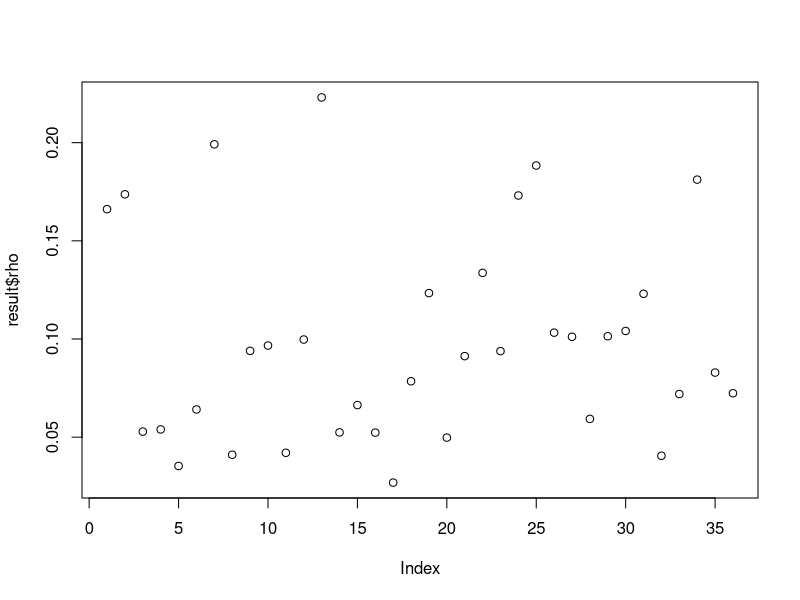
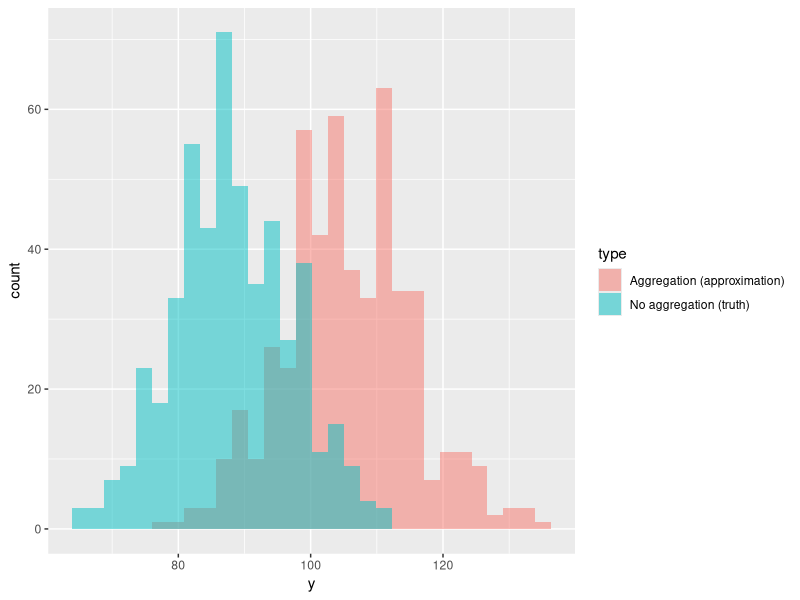
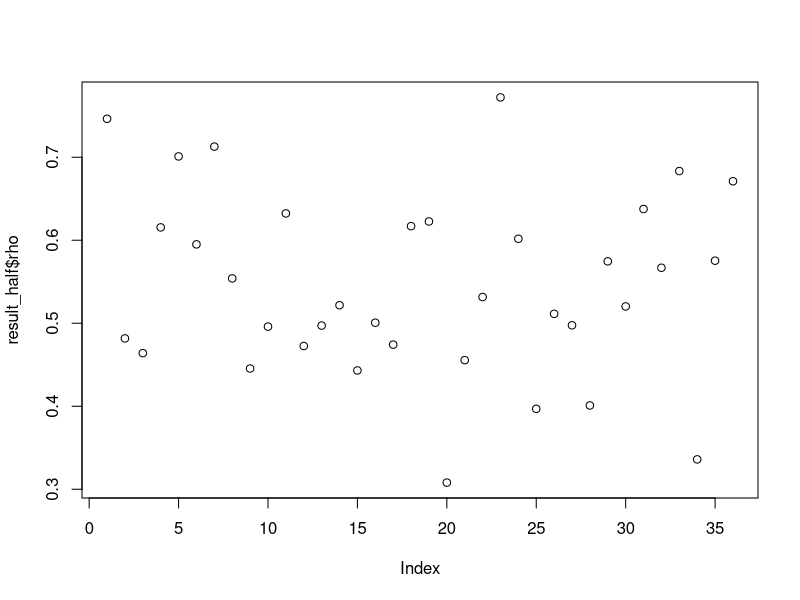
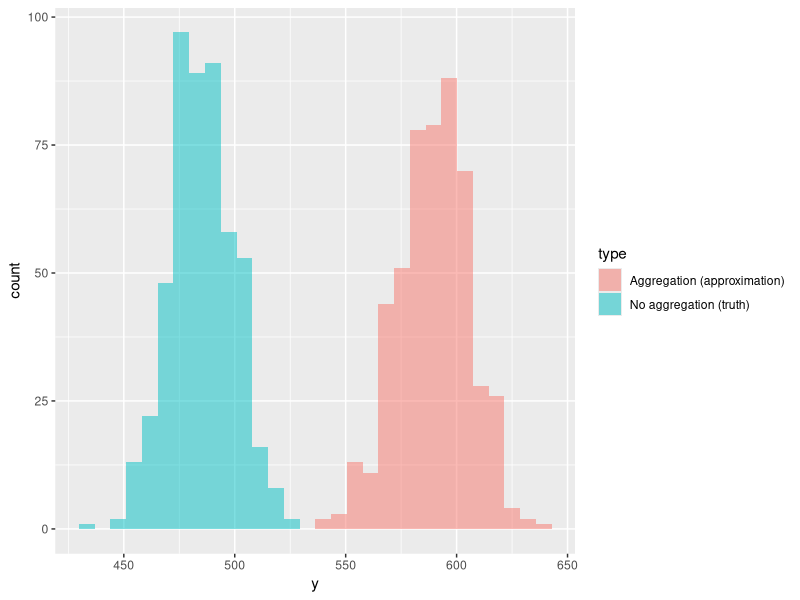

Write R code to recreate these figures, in order.
## ---- chunk 1
logistic <- function(x) {
  exp(x) / (1 + exp(x))
}

library(ggplot2)
library(magrittr)
## ---- chunk 2
experiment <- function(nsim, n, phi_mean, phi_sd, y_sample_size) {
  phi <- rnorm(n, phi_mean, phi_sd)
  rho <- logistic(phi)
  m <- rep(y_sample_size, n)
  
  # Without aggregation
  y <- replicate(nsim, rbinom(y_sample_size, m, rho), simplify = FALSE)
  y <- lapply(y, sum)
  
  # With aggregation (at the level of the latent field)
  y_agg <- replicate(nsim, rbinom(1, sum(m), mean(rho)), simplify = FALSE)
  
  return(list(y = unlist(y), y_agg = unlist(y_agg), phi = phi, rho = rho))
}
## ---- chunk 3
nsim <- 500
n <- 36
result <- experiment(nsim, n, -2.5, 0.5, 30)
## ---- chunk 4
plot(result$rho)
## ---- chunk 5
hist_fun <- function(result) {
  data.frame(type = c(rep("No aggregation (truth)", nsim), rep("Aggregation (approximation)", nsim)),
             y    = c(result$y, result$y_agg)) %>%
  ggplot() +
  geom_histogram(aes(x = y, fill = type), alpha = 0.5, position = "identity")
}

hist_fun(result)
## ---- chunk 6
result_half <- experiment(nsim, n, 0, 0.5, 30)
## ---- chunk 7
plot(result_half$rho)
## ---- chunk 8
hist_fun(result_half)
